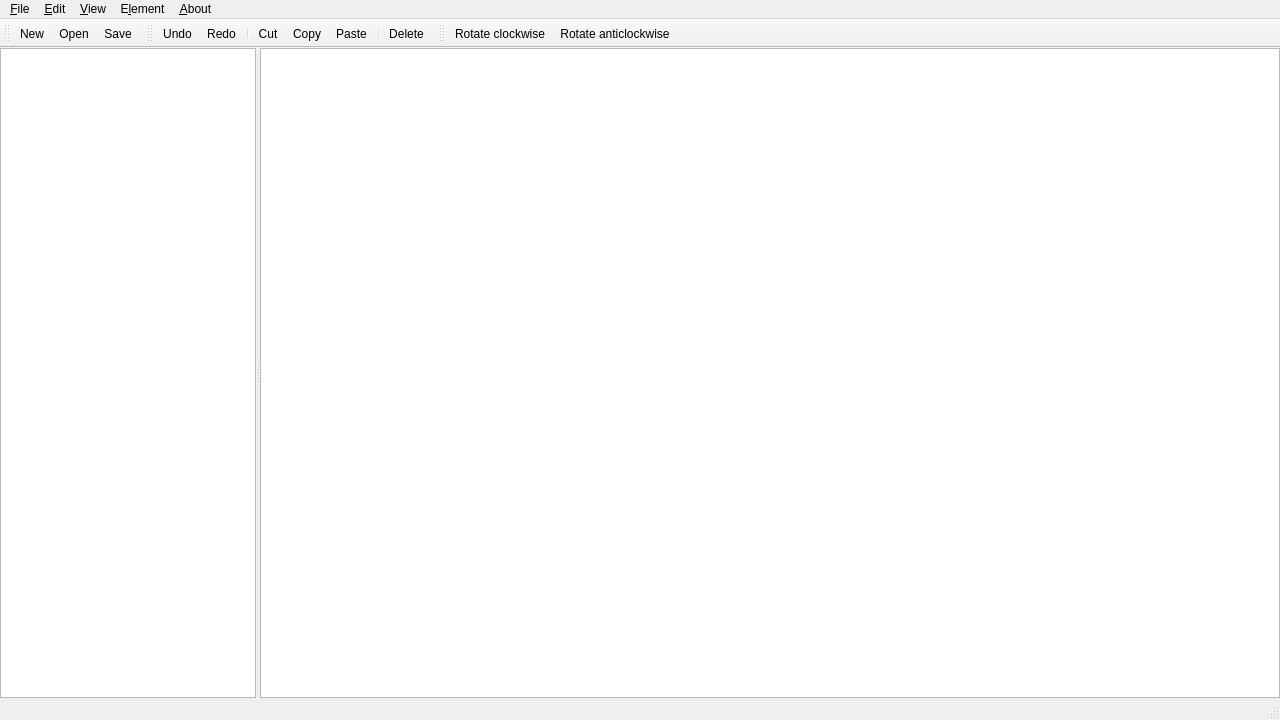
<?xml version="1.0" encoding="UTF-8"?>
<ui version="4.0">
 <class>MainWindow</class>
 <widget class="QMainWindow" name="MainWindow">
  <property name="geometry">
   <rect>
    <x>0</x>
    <y>0</y>
    <width>1280</width>
    <height>720</height>
   </rect>
  </property>
  <property name="windowTitle">
   <string>MainWindow [*]</string>
  </property>
  <widget class="QWidget" name="centralWidget">
   <layout class="QVBoxLayout" name="verticalLayout">
    <property name="margin" stdset="0">
     <number>0</number>
    </property>
    <item>
     <widget class="QSplitter" name="splitter">
      <property name="orientation">
       <enum>Qt::Orientation::Horizontal</enum>
      </property>
      <widget class="ComponentTree" name="treeWidget">
       <property name="focusPolicy">
        <enum>Qt::FocusPolicy::NoFocus</enum>
       </property>
       <property name="showDropIndicator" stdset="0">
        <bool>false</bool>
       </property>
       <property name="verticalScrollMode">
        <enum>QAbstractItemView::ScrollMode::ScrollPerPixel</enum>
       </property>
       <property name="indentation">
        <number>0</number>
       </property>
       <property name="rootIsDecorated">
        <bool>false</bool>
       </property>
       <property name="headerHidden">
        <bool>true</bool>
       </property>
       <column>
        <property name="text">
         <string notr="true">1</string>
        </property>
       </column>
      </widget>
      <widget class="QGraphicsView" name="graphicsView">
       <property name="sizePolicy">
        <sizepolicy hsizetype="Expanding" vsizetype="Expanding">
         <horstretch>3</horstretch>
         <verstretch>3</verstretch>
        </sizepolicy>
       </property>
       <property name="renderHints">
        <set>QPainter::RenderHint::Antialiasing|QPainter::RenderHint::SmoothPixmapTransform|QPainter::RenderHint::TextAntialiasing</set>
       </property>
       <property name="dragMode">
        <enum>QGraphicsView::DragMode::RubberBandDrag</enum>
       </property>
      </widget>
     </widget>
    </item>
   </layout>
  </widget>
  <widget class="QMenuBar" name="menuBar">
   <property name="geometry">
    <rect>
     <x>0</x>
     <y>0</y>
     <width>1280</width>
     <height>21</height>
    </rect>
   </property>
   <widget class="QMenu" name="fileMenu">
    <property name="title">
     <string>&amp;File</string>
    </property>
    <addaction name="newAction"/>
    <addaction name="openAction"/>
    <addaction name="separator"/>
    <addaction name="saveAction"/>
    <addaction name="separator"/>
    <addaction name="separator"/>
    <addaction name="separator"/>
    <addaction name="exitAction"/>
   </widget>
   <widget class="QMenu" name="aboutMenu">
    <property name="title">
     <string>&amp;About</string>
    </property>
    <addaction name="aboutFrameworkAction"/>
   </widget>
   <widget class="QMenu" name="viewMenu">
    <property name="title">
     <string>&amp;View</string>
    </property>
    <addaction name="zoomInAction"/>
    <addaction name="zoomOutAction"/>
    <addaction name="separator"/>
    <addaction name="separator"/>
   </widget>
   <widget class="QMenu" name="editMenu">
    <property name="title">
     <string>&amp;Edit</string>
    </property>
    <addaction name="undoAction"/>
    <addaction name="redoAction"/>
    <addaction name="separator"/>
    <addaction name="cutAction"/>
    <addaction name="copyAction"/>
    <addaction name="pasteAction"/>
    <addaction name="deleteAction"/>
    <addaction name="separator"/>
    <addaction name="separator"/>
   </widget>
   <widget class="QMenu" name="elementMenu">
    <property name="title">
     <string>E&amp;lement</string>
    </property>
    <widget class="QMenu" name="rotateMenu">
     <property name="title">
      <string>&amp;Rotate</string>
     </property>
     <addaction name="rotateClockwiseAction"/>
     <addaction name="rotateAnticlockwiseAction"/>
    </widget>
    <addaction name="rotateMenu"/>
    <addaction name="separator"/>
    <addaction name="propertiesAction"/>
   </widget>
   <addaction name="fileMenu"/>
   <addaction name="editMenu"/>
   <addaction name="viewMenu"/>
   <addaction name="elementMenu"/>
   <addaction name="aboutMenu"/>
  </widget>
  <widget class="QToolBar" name="mainToolBar">
   <property name="windowTitle">
    <string>File</string>
   </property>
   <property name="iconSize">
    <size>
     <width>16</width>
     <height>16</height>
    </size>
   </property>
   <attribute name="toolBarArea">
    <enum>TopToolBarArea</enum>
   </attribute>
   <attribute name="toolBarBreak">
    <bool>false</bool>
   </attribute>
   <addaction name="newAction"/>
   <addaction name="openAction"/>
   <addaction name="saveAction"/>
  </widget>
  <widget class="QStatusBar" name="statusBar"/>
  <widget class="QToolBar" name="editToolBar">
   <property name="windowTitle">
    <string>Edit</string>
   </property>
   <property name="iconSize">
    <size>
     <width>16</width>
     <height>16</height>
    </size>
   </property>
   <attribute name="toolBarArea">
    <enum>TopToolBarArea</enum>
   </attribute>
   <attribute name="toolBarBreak">
    <bool>false</bool>
   </attribute>
   <addaction name="undoAction"/>
   <addaction name="redoAction"/>
   <addaction name="separator"/>
   <addaction name="cutAction"/>
   <addaction name="copyAction"/>
   <addaction name="pasteAction"/>
   <addaction name="separator"/>
   <addaction name="deleteAction"/>
  </widget>
  <widget class="QToolBar" name="elementToolBar">
   <property name="windowTitle">
    <string>Element</string>
   </property>
   <property name="iconSize">
    <size>
     <width>16</width>
     <height>16</height>
    </size>
   </property>
   <attribute name="toolBarArea">
    <enum>TopToolBarArea</enum>
   </attribute>
   <attribute name="toolBarBreak">
    <bool>false</bool>
   </attribute>
   <addaction name="rotateClockwiseAction"/>
   <addaction name="rotateAnticlockwiseAction"/>
  </widget>
  <action name="newAction">
   <property name="icon">
    <iconset theme="QIcon::ThemeIcon::DocumentNew">
     <normaloff>:/glyphs/page_white.png</normaloff>:/glyphs/page_white.png</iconset>
   </property>
   <property name="text">
    <string>&amp;New</string>
   </property>
   <property name="shortcut">
    <string>Ctrl+N</string>
   </property>
  </action>
  <action name="openAction">
   <property name="icon">
    <iconset theme="QIcon::ThemeIcon::DocumentOpen">
     <normaloff>:/glyphs/folder.png</normaloff>:/glyphs/folder.png</iconset>
   </property>
   <property name="text">
    <string>&amp;Open...</string>
   </property>
   <property name="shortcut">
    <string>Ctrl+O</string>
   </property>
  </action>
  <action name="saveAction">
   <property name="icon">
    <iconset theme="QIcon::ThemeIcon::DocumentSave">
     <normaloff>:/glyphs/disk.png</normaloff>:/glyphs/disk.png</iconset>
   </property>
   <property name="text">
    <string>&amp;Save</string>
   </property>
   <property name="shortcut">
    <string>Ctrl+S</string>
   </property>
  </action>
  <action name="deleteAction">
   <property name="icon">
    <iconset theme="QIcon::ThemeIcon::EditClear">
     <normaloff>:/glyphs/cross.png</normaloff>:/glyphs/cross.png</iconset>
   </property>
   <property name="text">
    <string>&amp;Delete</string>
   </property>
   <property name="shortcut">
    <string>Del</string>
   </property>
  </action>
  <action name="zoomInAction">
   <property name="icon">
    <iconset theme="QIcon::ThemeIcon::ZoomIn">
     <normaloff>:/glyphs/zoom_in.png</normaloff>:/glyphs/zoom_in.png</iconset>
   </property>
   <property name="text">
    <string>Zoom in</string>
   </property>
   <property name="shortcut">
    <string>Ctrl++</string>
   </property>
  </action>
  <action name="zoomOutAction">
   <property name="icon">
    <iconset theme="QIcon::ThemeIcon::ZoomOut">
     <normaloff>:/glyphs/zoom_out.png</normaloff>:/glyphs/zoom_out.png</iconset>
   </property>
   <property name="text">
    <string>Zoom out</string>
   </property>
   <property name="shortcut">
    <string>Ctrl+-</string>
   </property>
  </action>
  <action name="aboutFrameworkAction">
   <property name="icon">
    <iconset theme="QIcon::ThemeIcon::HelpAbout">
     <normaloff>:/glyphs/information.png</normaloff>:/glyphs/information.png</iconset>
   </property>
   <property name="text">
    <string>About</string>
   </property>
   <property name="toolTip">
    <string>About</string>
   </property>
   <property name="shortcut">
    <string>F1</string>
   </property>
  </action>
  <action name="exitAction">
   <property name="icon">
    <iconset theme="QIcon::ThemeIcon::ApplicationExit">
     <normaloff>:/glyphs/door.png</normaloff>:/glyphs/door.png</iconset>
   </property>
   <property name="text">
    <string>E&amp;xit</string>
   </property>
   <property name="toolTip">
    <string>Exit</string>
   </property>
   <property name="shortcut">
    <string>Ctrl+Q</string>
   </property>
  </action>
  <action name="copyAction">
   <property name="icon">
    <iconset theme="QIcon::ThemeIcon::EditCopy">
     <normaloff>:/glyphs/copy.png</normaloff>:/glyphs/copy.png</iconset>
   </property>
   <property name="text">
    <string>&amp;Copy</string>
   </property>
   <property name="shortcut">
    <string>Ctrl+C</string>
   </property>
  </action>
  <action name="pasteAction">
   <property name="icon">
    <iconset theme="QIcon::ThemeIcon::EditPaste">
     <normaloff>:/glyphs/paste_plain.png</normaloff>:/glyphs/paste_plain.png</iconset>
   </property>
   <property name="text">
    <string>&amp;Paste</string>
   </property>
   <property name="shortcut">
    <string>Ctrl+V</string>
   </property>
  </action>
  <action name="cutAction">
   <property name="icon">
    <iconset theme="QIcon::ThemeIcon::EditPaste">
     <normaloff>:/glyphs/cut.png</normaloff>:/glyphs/cut.png</iconset>
   </property>
   <property name="text">
    <string>Cu&amp;t</string>
   </property>
   <property name="shortcut">
    <string>Ctrl+X</string>
   </property>
  </action>
  <action name="undoAction">
   <property name="icon">
    <iconset theme="QIcon::ThemeIcon::EditUndo">
     <normaloff>:/glyphs/arrow_undo.png</normaloff>:/glyphs/arrow_undo.png</iconset>
   </property>
   <property name="text">
    <string>&amp;Undo</string>
   </property>
   <property name="shortcut">
    <string>Ctrl+Z</string>
   </property>
  </action>
  <action name="redoAction">
   <property name="icon">
    <iconset theme="QIcon::ThemeIcon::EditRedo">
     <normaloff>:/glyphs/arrow_redo.png</normaloff>:/glyphs/arrow_redo.png</iconset>
   </property>
   <property name="text">
    <string>&amp;Redo</string>
   </property>
   <property name="shortcut">
    <string>Ctrl+Y</string>
   </property>
  </action>
  <action name="rotateClockwiseAction">
   <property name="icon">
    <iconset theme="QIcon::ThemeIcon::ObjectRotateRight">
     <normaloff>:/glyphs/arrow_rotate_clockwise.png</normaloff>:/glyphs/arrow_rotate_clockwise.png</iconset>
   </property>
   <property name="text">
    <string>Rotate &amp;clockwise</string>
   </property>
   <property name="shortcut">
    <string>Ctrl+,</string>
   </property>
  </action>
  <action name="rotateAnticlockwiseAction">
   <property name="icon">
    <iconset theme="QIcon::ThemeIcon::ObjectRotateLeft">
     <normaloff>:/glyphs/arrow_rotate_anticlockwise.png</normaloff>:/glyphs/arrow_rotate_anticlockwise.png</iconset>
   </property>
   <property name="text">
    <string>Rotate &amp;anticlockwise</string>
   </property>
   <property name="shortcut">
    <string>Ctrl+.</string>
   </property>
  </action>
  <action name="propertiesAction">
   <property name="icon">
    <iconset theme="QIcon::ThemeIcon::DocumentProperties"/>
   </property>
   <property name="text">
    <string>&amp;Properties...</string>
   </property>
  </action>
 </widget>
 <layoutdefault spacing="6" margin="11"/>
 <customwidgets>
  <customwidget>
   <class>ComponentTree</class>
   <extends>QTreeWidget</extends>
   <header>componenttree.hpp</header>
  </customwidget>
 </customwidgets>
 <tabstops>
  <tabstop>graphicsView</tabstop>
 </tabstops>
 <resources/>
 <connections>
  <connection>
   <sender>newAction</sender>
   <signal>triggered()</signal>
   <receiver>MainWindow</receiver>
   <slot>newFile()</slot>
   <hints>
    <hint type="sourcelabel">
     <x>-1</x>
     <y>-1</y>
    </hint>
    <hint type="destinationlabel">
     <x>318</x>
     <y>186</y>
    </hint>
   </hints>
  </connection>
  <connection>
   <sender>openAction</sender>
   <signal>triggered()</signal>
   <receiver>MainWindow</receiver>
   <slot>open()</slot>
   <hints>
    <hint type="sourcelabel">
     <x>-1</x>
     <y>-1</y>
    </hint>
    <hint type="destinationlabel">
     <x>318</x>
     <y>186</y>
    </hint>
   </hints>
  </connection>
  <connection>
   <sender>zoomInAction</sender>
   <signal>triggered()</signal>
   <receiver>MainWindow</receiver>
   <slot>zoomIn()</slot>
   <hints>
    <hint type="sourcelabel">
     <x>-1</x>
     <y>-1</y>
    </hint>
    <hint type="destinationlabel">
     <x>328</x>
     <y>186</y>
    </hint>
   </hints>
  </connection>
  <connection>
   <sender>zoomOutAction</sender>
   <signal>triggered()</signal>
   <receiver>MainWindow</receiver>
   <slot>zoomOut()</slot>
   <hints>
    <hint type="sourcelabel">
     <x>-1</x>
     <y>-1</y>
    </hint>
    <hint type="destinationlabel">
     <x>328</x>
     <y>186</y>
    </hint>
   </hints>
  </connection>
  <connection>
   <sender>exitAction</sender>
   <signal>triggered()</signal>
   <receiver>MainWindow</receiver>
   <slot>close()</slot>
   <hints>
    <hint type="sourcelabel">
     <x>-1</x>
     <y>-1</y>
    </hint>
    <hint type="destinationlabel">
     <x>328</x>
     <y>186</y>
    </hint>
   </hints>
  </connection>
  <connection>
   <sender>aboutFrameworkAction</sender>
   <signal>triggered()</signal>
   <receiver>MainWindow</receiver>
   <slot>about()</slot>
   <hints>
    <hint type="sourcelabel">
     <x>-1</x>
     <y>-1</y>
    </hint>
    <hint type="destinationlabel">
     <x>328</x>
     <y>186</y>
    </hint>
   </hints>
  </connection>
  <connection>
   <sender>saveAction</sender>
   <signal>triggered()</signal>
   <receiver>MainWindow</receiver>
   <slot>save()</slot>
   <hints>
    <hint type="sourcelabel">
     <x>-1</x>
     <y>-1</y>
    </hint>
    <hint type="destinationlabel">
     <x>330</x>
     <y>184</y>
    </hint>
   </hints>
  </connection>
 </connections>
 <slots>
  <slot>newFile()</slot>
  <slot>open()</slot>
  <slot>save()</slot>
  <slot>saveAs()</slot>
  <slot>about()</slot>
  <slot>zoomIn()</slot>
  <slot>zoomOut()</slot>
  <slot>selectAll()</slot>
  <slot>print()</slot>
  <slot>clearMru()</slot>
  <slot>aboutPlugins()</slot>
 </slots>
</ui>
